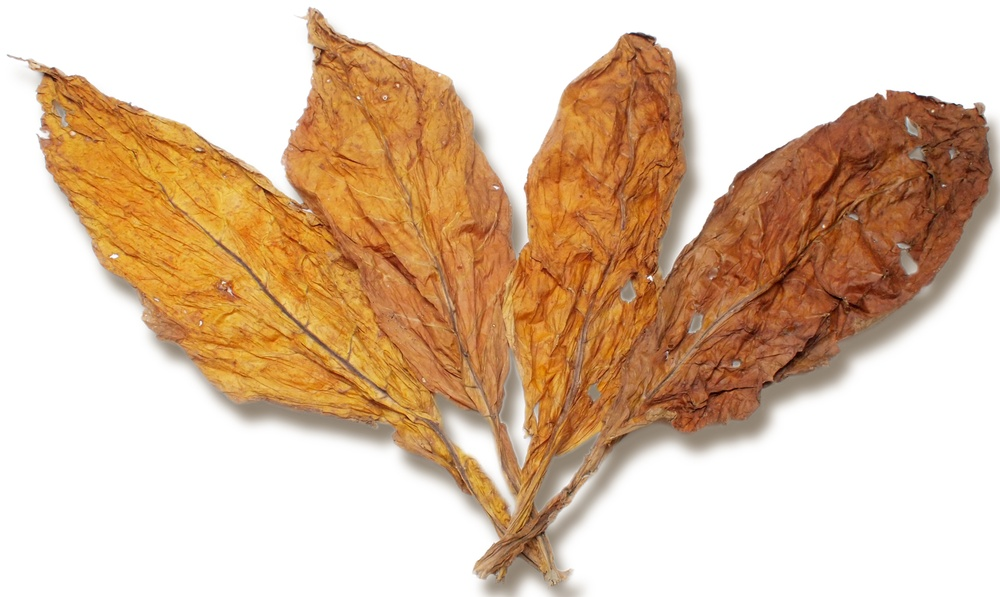
#> input picture leaf.jpg, 1000 x 597 px, shrunk from 2315 x 1381 before the run
$ python -i seg.py   (imports and definitions only)
#> lines starting #> are read from the running program, lines starting #| are printed output that depends on the picture; after the words box and inside, x2 and y2 are one past the last pixel; in counts of white or black regions, pixels touching at a corner belong together
import cv2
import numpy as np

# Read the image
# [1 line not run here, left out]

#Lemon Grade
def gradeLemon(path):
    # Read the image
#> called with path = 'leaf.jpg'
    img = cv2.imread(path)
#> img is the input picture: shape (597, 1000, 3); mean B, G, R 164.1, 190.9, 220
    # Convert to grayscale
    gray = cv2.cvtColor(img, cv2.COLOR_BGR2GRAY)
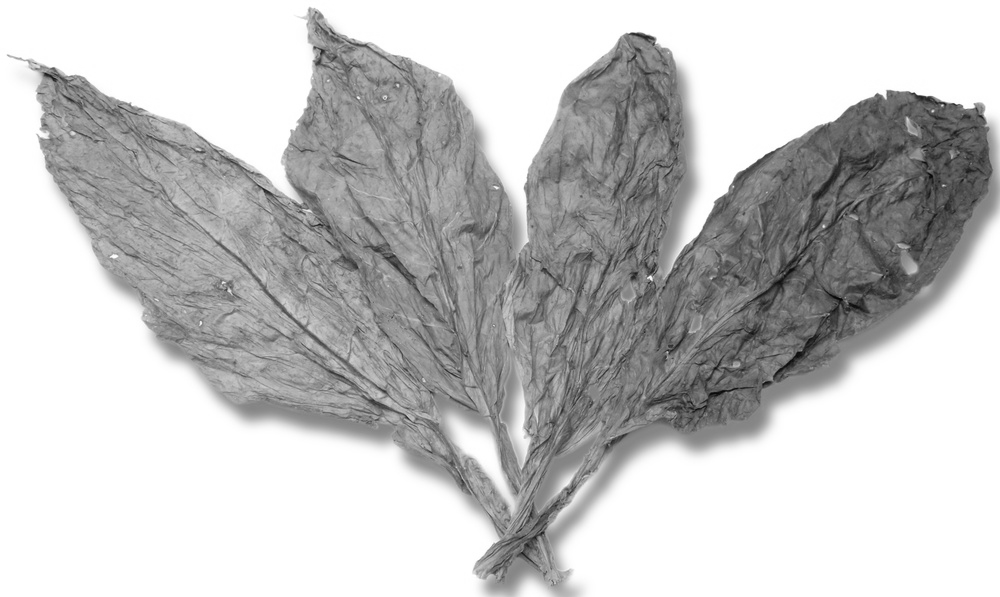
#> gray: shape (597, 1000); min 7, max 255, mean 196.5

    # Threshold the image
    ret, thresh = cv2.threshold(gray, 0, 255, cv2.THRESH_BINARY_INV + cv2.THRESH_OTSU)
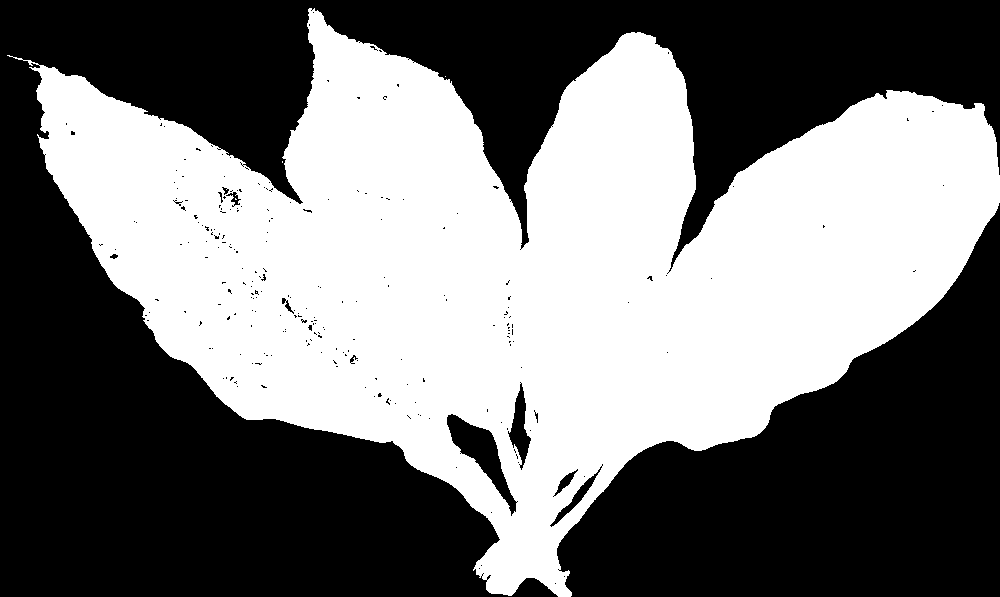
#> thresh: shape (597, 1000); 46.8% white; 5 white regions (4 under 20 px)
#> ret = 192

    # Find the contours
    contours, hierarchy = cv2.findContours(thresh, cv2.RETR_TREE, cv2.CHAIN_APPROX_SIMPLE)
#> contours = 331 contours, 312 with area under 20; largest, box (x1, y1, x2, y2) and area: (7, 8, 1000, 597) 282194, (446, 413, 518, 517) 2297, (507, 382, 532, 471) 946, (549, 465, 603, 528) 493, (553, 468, 579, 497) 204

    # Create a mask
    mask = np.zeros(img.shape[:2], np.uint8)

    # Draw the contours on the mask
    cv2.drawContours(mask, contours, -1, (255,255,255), -1)

    # Apply the mask
    segmented = cv2.bitwise_and(img, img, mask=mask)
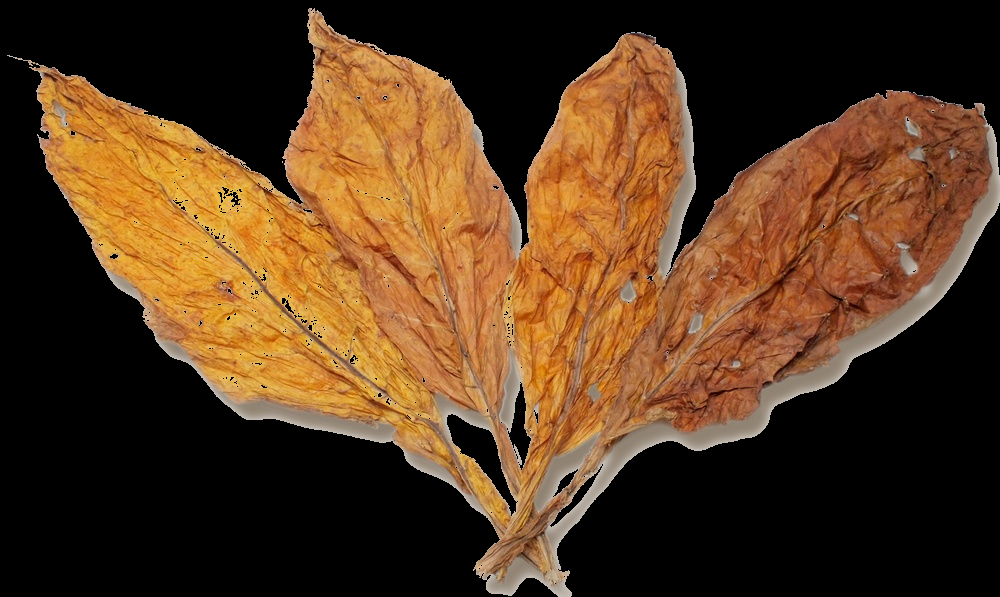
#> segmented: shape (597, 1000, 3); mean B, G, R 30, 56.4, 85.3

    hsv = cv2.cvtColor(segmented, cv2.COLOR_BGR2HSV)
#> hsv: shape (597, 1000, 3); mean H, S, V 6.5, 76.9, 85.3
    lower = np.array([14,97,100])
    higher = np.array([255,255,255])
    new_mask = cv2.inRange(hsv, lower, higher)
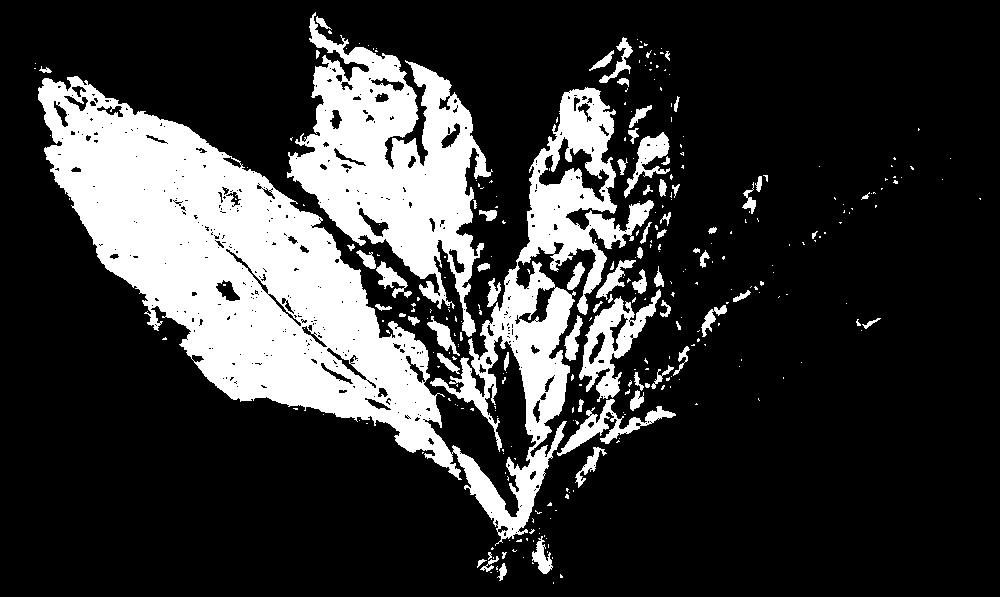
#> new_mask: shape (597, 1000); 21.9% white; 314 white regions (244 under 20 px)

    ccs, hrc = cv2.findContours(new_mask, cv2.RETR_EXTERNAL, cv2.CHAIN_APPROX_SIMPLE)
#> ccs = 307 contours, 251 with area under 20; largest, box (x1, y1, x2, y2) and area: (38, 76, 654, 546) 91862, (287, 12, 493, 337) 28957, (579, 289, 661, 402) 3350, (557, 399, 676, 456) 1408, (624, 132, 670, 198) 923; hrc = 307 rows, first 6: [1, -1, -1, -1], [2, 0, -1, -1], [3, 1, -1, -1], [4, 2, -1, -1], [5, 3, -1, -1], [6, 4, -1, -1]
    if len(ccs) != 0:
        return len(ccs)
        # [14 lines of commented-out code are left out]
    return 100


#dark shade 2,
def gradeRed(path):
    # Read the image
    img = cv2.imread(path)
    # Convert to grayscale
    gray = cv2.cvtColor(img, cv2.COLOR_BGR2GRAY)

    # Threshold the image
    ret, thresh = cv2.threshold(gray, 0, 255, cv2.THRESH_BINARY_INV + cv2.THRESH_OTSU)

    # Find the contours
    contours, hierarchy = cv2.findContours(thresh, cv2.RETR_TREE, cv2.CHAIN_APPROX_SIMPLE)

    # Create a mask
    mask = np.zeros(img.shape[:2], np.uint8)

    # Draw the contours on the mask
    cv2.drawContours(mask, contours, -1, (255,255,255), -1)

    # Apply the mask
    segmented = cv2.bitwise_and(img, img, mask=mask)

    hsv = cv2.cvtColor(segmented, cv2.COLOR_BGR2HSV)
    lower = np.array([0,77,10])
    higher = np.array([255,255,255])
    new_mask = cv2.inRange(hsv, lower, higher)

    ccs, hrc = cv2.findContours(new_mask, cv2.RETR_EXTERNAL, cv2.CHAIN_APPROX_SIMPLE)
    if len(ccs) != 0:
        return len(ccs)
        # [12 lines of commented-out code are left out]
    return 100

#a lighter dark 7,
def gradeOrange(path):
    # Read the image
#> called with path = 'leaf.jpg'
    img = cv2.imread(path)
    # Convert to grayscale
    gray = cv2.cvtColor(img, cv2.COLOR_BGR2GRAY)

    # Threshold the image
    ret, thresh = cv2.threshold(gray, 0, 255, cv2.THRESH_BINARY_INV + cv2.THRESH_OTSU)
#> ret = 192

    # Find the contours
    contours, hierarchy = cv2.findContours(thresh, cv2.RETR_TREE, cv2.CHAIN_APPROX_SIMPLE)

    # Create a mask
    mask = np.zeros(img.shape[:2], np.uint8)

    # Draw the contours on the mask
    cv2.drawContours(mask, contours, -1, (255,255,255), -1)

    # Apply the mask
    segmented = cv2.bitwise_and(img, img, mask=mask)

    hsv = cv2.cvtColor(segmented, cv2.COLOR_BGR2HSV)
    lower = np.array([7,97,10])
    higher = np.array([255,255,255])
    new_mask = cv2.inRange(hsv, lower, higher)
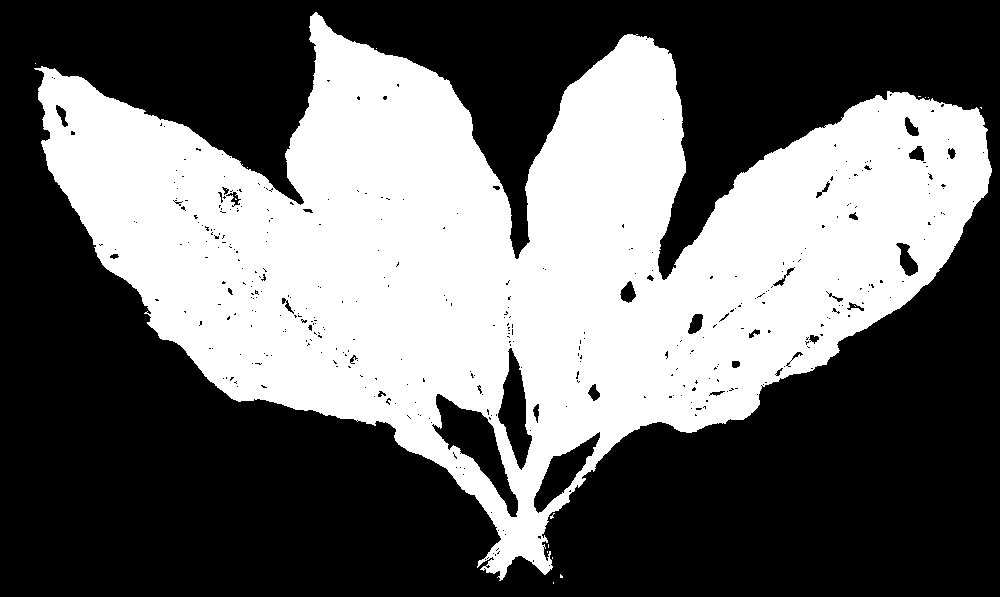
#> new_mask: shape (597, 1000); 41.4% white; 17 white regions (16 under 20 px)

    ccs, hrc = cv2.findContours(new_mask, cv2.RETR_EXTERNAL, cv2.CHAIN_APPROX_SIMPLE)
#> ccs = 14 contours, 13 with area under 20; largest, box (x1, y1, x2, y2) and area: (34, 12, 992, 581) 256428; hrc = 14 rows, first 6: [1, -1, -1, -1], [2, 0, -1, -1], [3, 1, -1, -1], [4, 2, -1, -1], [5, 3, -1, -1], [6, 4, -1, -1]
    if len(ccs) != 0:
        return len(ccs)
        # [12 lines of commented-out code are left out]
    return 100

# worst
def grade4(img):
    # Convert to grayscale
    gray = cv2.cvtColor(img, cv2.COLOR_BGR2GRAY)

    # Threshold the image
    ret, thresh = cv2.threshold(gray, 0, 255, cv2.THRESH_BINARY_INV + cv2.THRESH_OTSU)

    # Find the contours
    contours, hierarchy = cv2.findContours(thresh, cv2.RETR_TREE, cv2.CHAIN_APPROX_SIMPLE)

    # Create a mask
    mask = np.zeros(img.shape[:2], np.uint8)

    # Draw the contours on the mask
    cv2.drawContours(mask, contours, -1, (255,255,255), -1)

    # Apply the mask
    segmented = cv2.bitwise_and(img, img, mask=mask)

    hsv = cv2.cvtColor(segmented, cv2.COLOR_BGR2HSV)
    lower = np.array([0,97,0])
    higher = np.array([255,255,255])
    new_mask = cv2.inRange(hsv, lower, higher)

    ccs, hrc = cv2.findContours(new_mask, cv2.RETR_EXTERNAL, cv2.CHAIN_APPROX_SIMPLE)
    if len(ccs) != 0:
        print(len(ccs))
        for c in ccs:
            if cv2.contourArea(c) > 500:
                print(cv2.contourArea(c))
                # cv2.drawContours(new_mask)
                x,y,w,h = cv2.boundingRect(c)
                print(x,y,w,h)


    # Display the segmented image
    cv2.imshow('Segmented Image', new_mask)
    cv2.waitKey(0)
    cv2.destroyAllWindows()


#grade4(img=img)

def grader(path):
    if gradeLemon(path=path) <= 3:
        tbl = gradeLemon(path)
        return "X" + str(tbl) + "L"
    else:
        if gradeOrange(path=path) <= 3:
            tbf = gradeOrange(path)
            return "C" + str(tbf) + "F"

        else:
            if gradeRed(path=path) <= 3:
#> in gradeRed, `ret, thresh = cv2.threshold(gray, 0, 255, cv2.THRESH_BINARY_INV + cv2...`: ret = 192
#> in gradeRed, `new_mask = cv2.inRange(hsv, lower, higher)`:
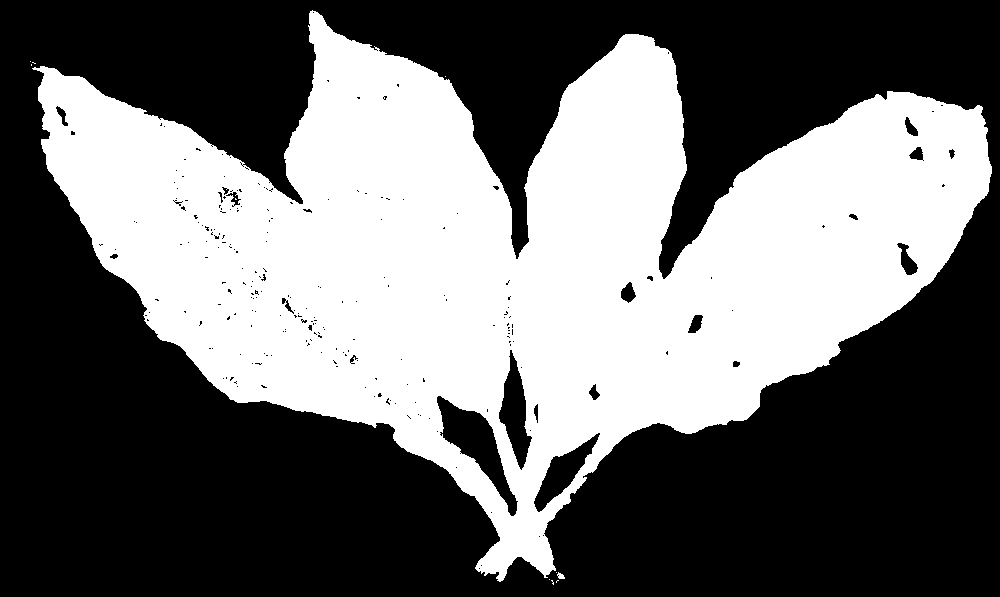
#> new_mask: shape (597, 1000); 42.2% white; 12 white regions (10 under 20 px)
#> in gradeRed, `ccs, hrc = cv2.findContours(new_mask, cv2.RETR_EXTERNAL, cv2.CHAIN_APP..`: ccs = 10 contours, 8 with area under 20; largest, box (x1, y1, x2, y2) and area: (32, 10, 992, 582) 259366, (557, 572, 565, 579) 26; hrc = [[1, -1, -1, -1], [2, 0, -1, -1], [3, 1, -1, -1], [4, 2, -1, -1], [5, 3, -1, -1], [6, 4, -1, -1], [7, 5, -1, -1], [8, 6, -1, -1], [9, 7, -1, -1], [-1, 8, -1, -1]]
                tbr = gradeRed(path)
                return "C" + str(tbr) + "R"

            return "X5R"

>>> result = grader('leaf.jpg')
#> result = 'X5R'
